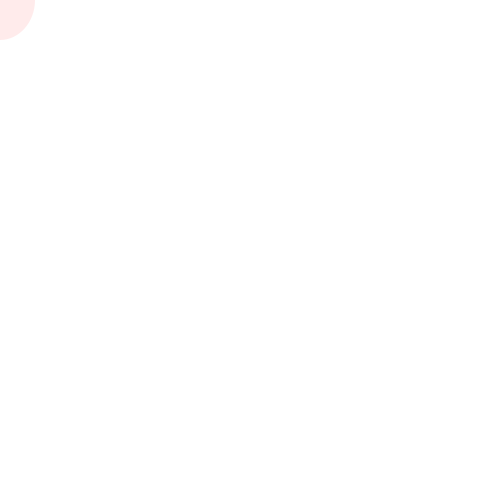
Frame 1 (no input)
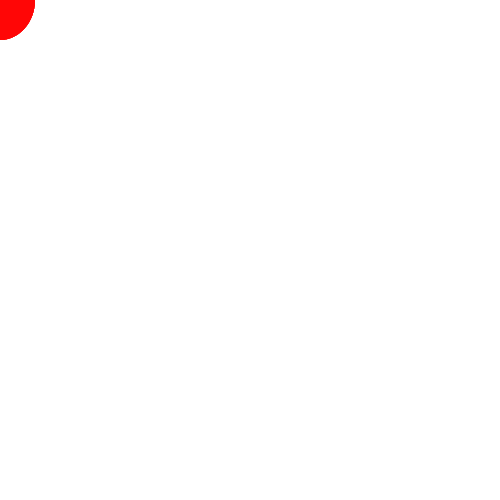
Frame 60 (the mouse pressed at the canvas centre just before this capture)
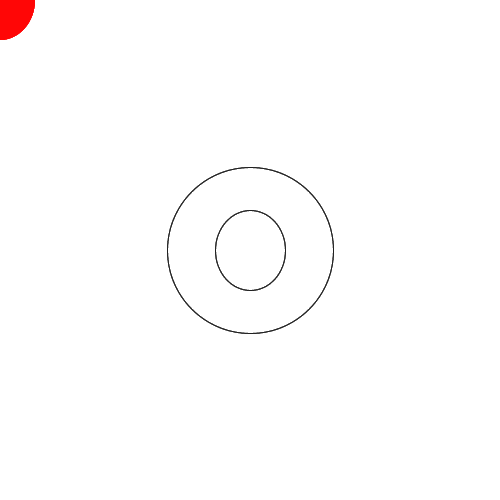
Frame 120 (the mouse held since frame 60 and released just before this capture)

The Processing sketch that drew these frames (run headless with seeded random() and noise(); from frame 60 on, the mouse is pressed at the canvas centre):

// Processing sketch: processing_74394
// ── processing_74394.pde

void setup() {
     size(500, 500);
     background(255);
     smooth();
     frameRate(15);
}
   void draw() {
    
     if (mousePressed) {
        noFill();
        stroke(1,9);
     } else {
       noStroke();
fill(255,0,0,20);
}
if (dist(mouseX, mouseY, 70, 80) < 250) {
  ellipse(mouseX, mouseY,mouseX*2/3, mouseY*2/3);
}
if (dist(mouseX, mouseY, 70, 80) > 250){
   ellipse(mouseX, mouseY,mouseX/5, mouseY/5);
   fill(0,0,255, 20);
}


ellipse(mouseX, mouseY, 70, 80);
   }
